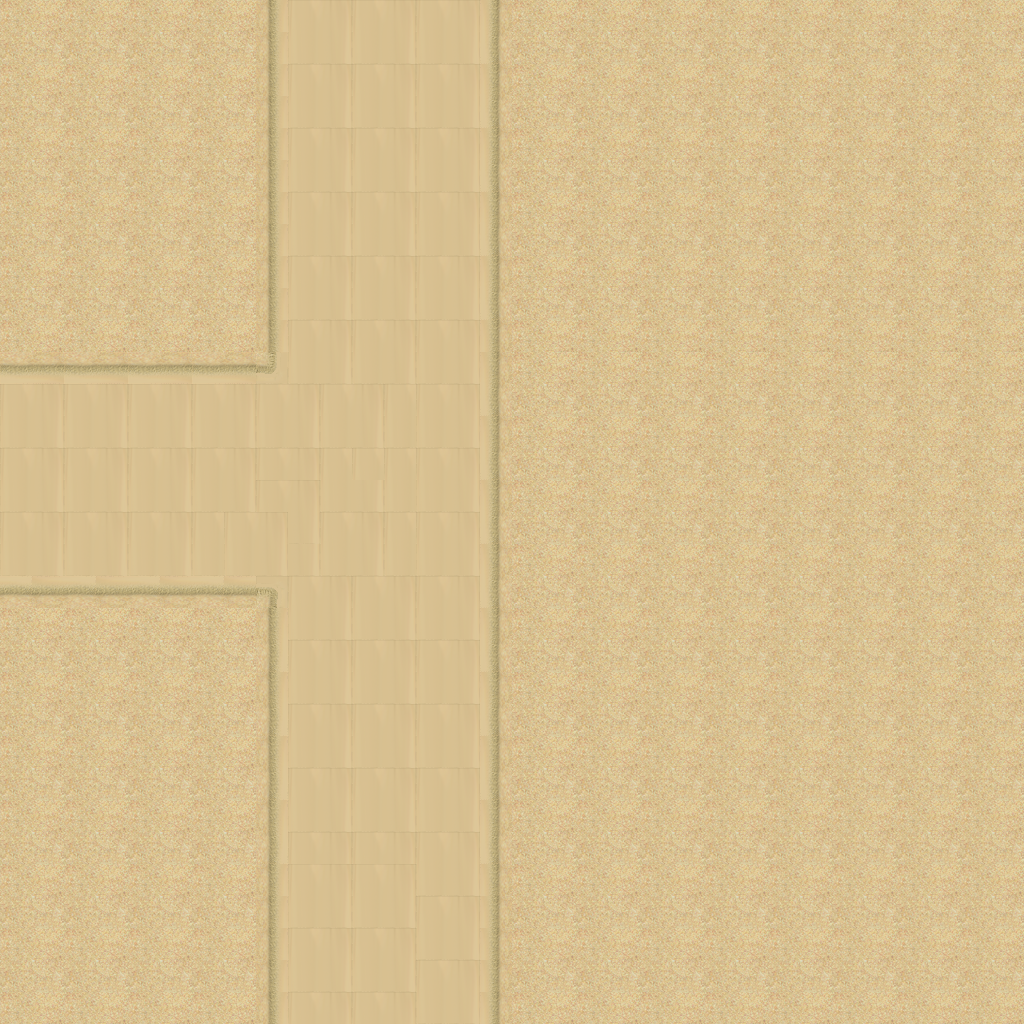

This is a level from a 2D game, rendered from its Tiled map with the project's own tilesets. A one-line summary and the map file follow, with tile-layer data summarised:
An orthogonal 32x32 tile map with 32x32 px tiles, 1 tile layer (Tilelaag 1).

<map version="1.0" orientation="orthogonal" renderorder="right-down" width="32" height="32" tilewidth="32" tileheight="32" nextobjectid="1">
 <tileset firstgid="1" name="desert_2" tilewidth="32" tileheight="32" spacing="1" tilecount="48">
  <image source="../Images/map/desert_2.png" width="263" height="197" />
 </tileset>
 <layer name="Tilelaag 1" width="32" height="32">
  <data>[1024 cells, 1024 non-empty, 18 distinct tile ids]</data>
 </layer>
</map>
